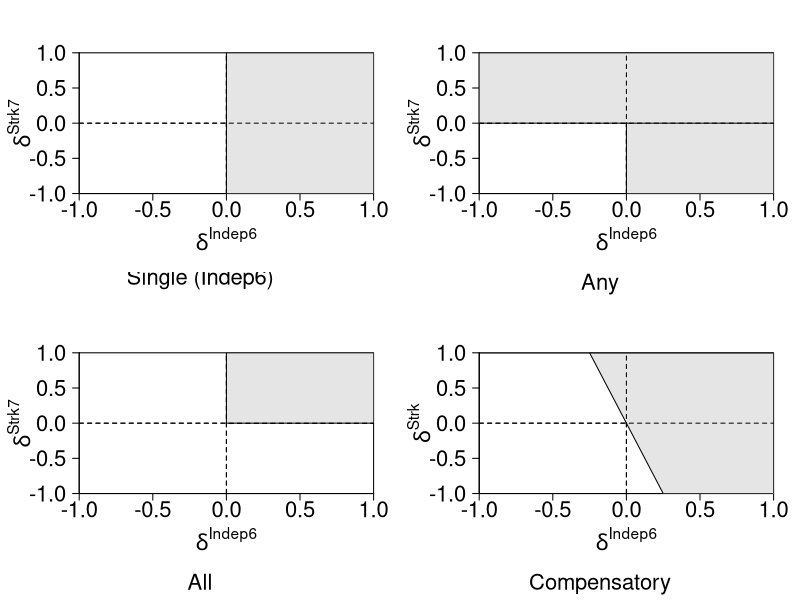

Reproduce this figure in R.
#### 2.  Figure 2. Superiority regions of various decision rules ####
#### 2.1 Figure 2a Single rule ####
setEPS()
postscript("Application/Plots/Decision_rules.eps", family="Times", width=170/25, height = 225/25, pointsize = )
layout(matrix(1:8, nrow=4,byrow=TRUE), height=c(10,1,10,1), width=c(1,1))

par(mgp=c(3.5,1,0), mar=c(6,6,4,2))
plot(NULL,
     xlim=c(-1,1), xaxs="i", xlab=expression(delta^Indep6), 
     ylim=c(-1,1), yaxs="i", ylab=expression(delta^Strk7), 
     cex.lab=2.00, cex.axis=2.00, las=1)
abline(h=0,lty=2)
abline(v=0,lty=2)
rect(xleft=0,ybottom=par("usr")[3],xright=par("usr")[2],ytop=par("usr")[4],
     col = "gray90", lwd=1, border="black")
abline(h=0,lty=2)
abline(v=0,lty=2)

par(mgp=c(3.5,1,0), mar=c(6,6,4,2))

plot(NULL,
     xlim=c(-1,1), xaxs="i", xlab=expression(delta^Indep6), 
     ylim=c(-1,1), yaxs="i", ylab=expression(delta^Strk7), 
     cex.lab=2.00, cex.axis=2.00, las=1)
abline(h=0,lty=2)
abline(v=0,lty=2)
rect(xleft=0,ybottom=par("usr")[3],xright=par("usr")[2],ytop=par("usr")[4],
    col = "gray90", lwd=1, border="black")
rect(xleft=par("usr")[1], ybottom=0,xright=par("usr")[2],ytop=par("usr")[4],
     col = "gray90", lwd=1, border="black")
abline(h=0,lty=2)
abline(v=0,lty=2)


par(mar=rep(0,01,4))
plot(NULL,
     xlim=c(0,1), xaxt="n",
     ylim=c(0,1), yaxt="n", bty="n")
text(x=0.5, y=0.1, pos = 3, labels=expression("Single (Indep6)"), cex=2.00)


par(mar=rep(0,01,4))
plot(NULL,
     xlim=c(0,1), xaxt="n",
     ylim=c(0,1), yaxt="n", bty="n")
text(x=0.5, y=0.1, pos = 3, labels="Any", cex=2.00)


par(mgp=c(3.5,1,0), mar=c(6,6,4,2))
plot(NULL,
     xlim=c(-1,1), xaxs="i", xlab=expression(delta^Indep6), 
     ylim=c(-1,1), yaxs="i", ylab=expression(delta^Strk7), 
     cex.lab=2.00, cex.axis=2.00, las=1)
abline(h=0,lty=2)
abline(v=0,lty=2)
rect(xleft=0,ybottom=0,xright=par("usr")[2],ytop=par("usr")[4],#density=10, 
     col = "gray90", lwd=1, border="black")
abline(h=0,lty=2)
abline(v=0,lty=2)


par(mgp=c(3.5,1,0), mar=c(6,6,4,2))
plot(NULL,
     xlim=c(-1,1), xaxs="i", xlab=expression(delta^Indep6), 
     ylim=c(-1,1), yaxs="i", ylab=expression(delta^Strk), 
     cex.lab=2.00, cex.axis=2.00, las=1)
abline(h=0,lty=2)
abline(v=0,lty=2)
polygon(x=c(-0.25,0.25,1,1,0.25,-0.25),
        y=c(par("usr")[4],par("usr")[3],par("usr")[3],par("usr")[4],par("usr")[4],par("usr")[4]),
        col = "gray90", lwd=1, border="black")
rect(xleft=par("usr")[1], ybottom=par("usr")[3], xright=par("usr")[2], ytop=par("usr")[4])
abline(h=0,lty=2)
abline(v=0,lty=2)

par(mar=rep(0,01,4))
plot(NULL,
     xlim=c(0,1), xaxt="n",
     ylim=c(0,1), yaxt="n", bty="n")
text(x=0.5, y=0.1, pos = 3, labels="All", cex=2.00)

par(mar=rep(0,01,4))
plot(NULL,
     xlim=c(0,1), xaxt="n",
     ylim=c(0,1), yaxt="n", bty="n")
text(x=0.5, y=0.1, pos = 3, labels="Compensatory", cex=2.00)

dev.off()
